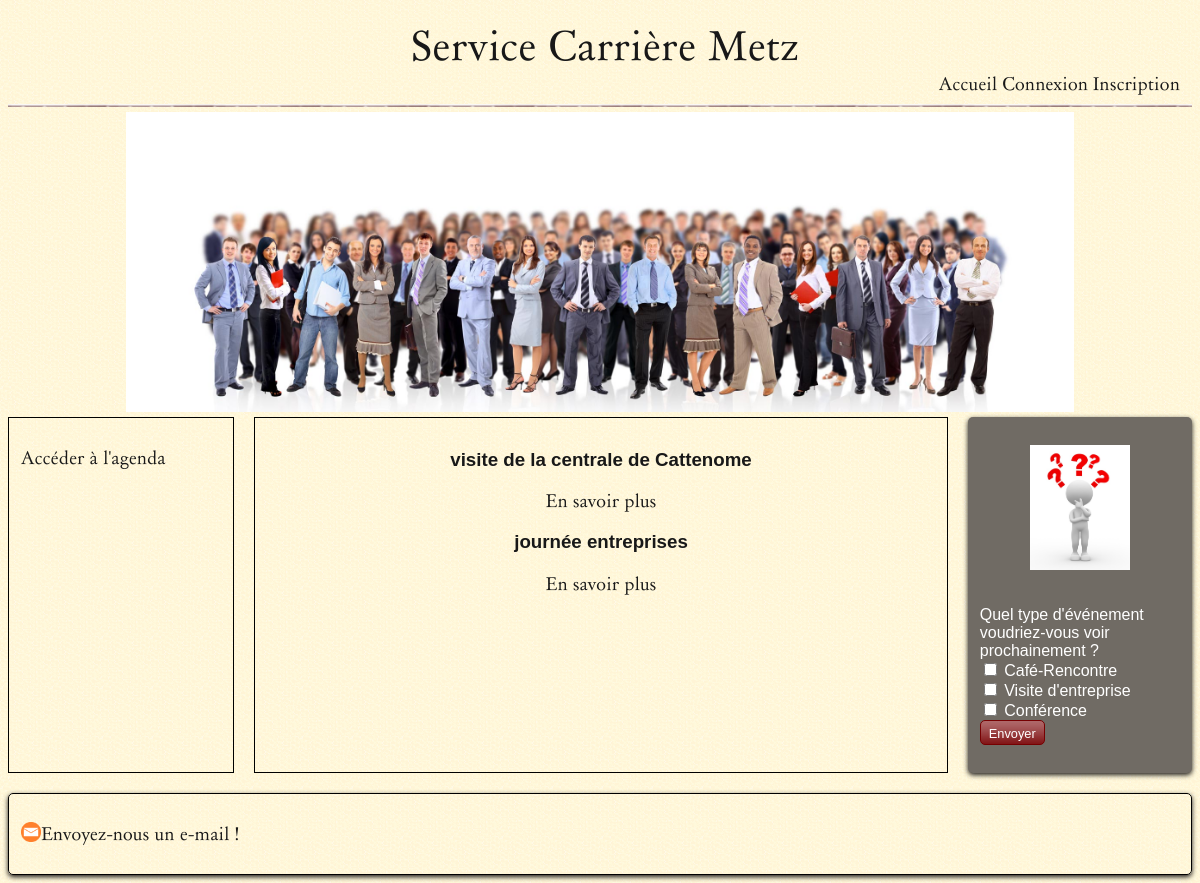
Page /site_sc/accueil/ on the committed database.
### site_sc/models.py (models this page shows, shortened)
class Evenement(models.Model):
	titre = models.CharField(max_length=100)
	slug = models.SlugField()
	auteur = models.CharField(max_length=42)
	description = models.TextField(null=True)
	lieu = models.CharField(max_length=200)
	nombre_place = models.IntegerField()
	inscription = models.BooleanField()
	theme = models.CharField(max_length=100)
	date_parution = models.DateTimeField(verbose_name="Date de parution",
		auto_now_add=True, auto_now=False)
	date = models.DateTimeField(verbose_name="Date de l'évènement")
	is_visible = models.BooleanField(verbose_name="Article publié ?",
		default=False)
	type_evenement = models.ForeignKey('Type_evenement', on_delete=models.CASCADE)
	image = models.ImageField(null=True, blank=True, upload_to="image_evenement/")
	class Meta:
		verbose_name = "évènement"
		ordering = ['date']

### site_sc/views.py (the view)
# urls.py: path('accueil/', views.accueil, name='accueil'),
def accueil(request):
    evenements = Evenement.objects.all() # Nous sélectionnons tous nos articles
    return render(request, 'site_sc/accueil.html', {'evenements': evenements})

### site_sc/templates/site_sc/accueil.html (shortened to what this page needs)
{% extends "base.html" %}
{% block content %}
<div id="fil_d_actualite">
    {% for evenement in evenements %}
    <div class="evenement">
        <h3>{{ evenement.titre }}</h3>
        <p><a href="{% url 'voir' evenement.id %}">En savoir plus</a></p>
    </div>
    {% empty %}
    <p>Aucun évènement.</p>
    {% endfor %}
</div>
{% endblock %}

### static/css/style2.css (style rules this page uses)
body { background: url('images/fond_jaune.png'); font-family: 'Trebuchet MS', Arial, sans-serif; color: #181818; }
section a { font-family: Dayrom, serif; font-size: 1.1em; font-weight: normal; color: #181818; text-decoration: none; }

### rows in the picture
Evenement: titre "visite de la centrale de Cattenome"
Evenement: titre "journée entreprises"
